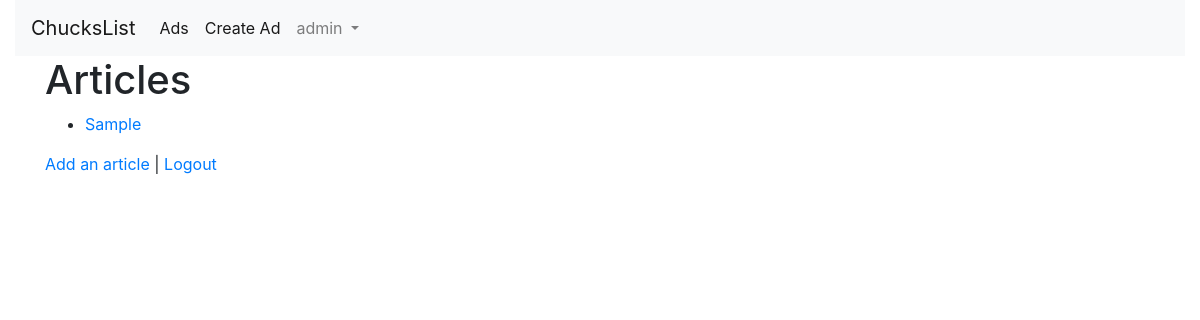
The page /myarts (signed in) on the database as committed earlier.
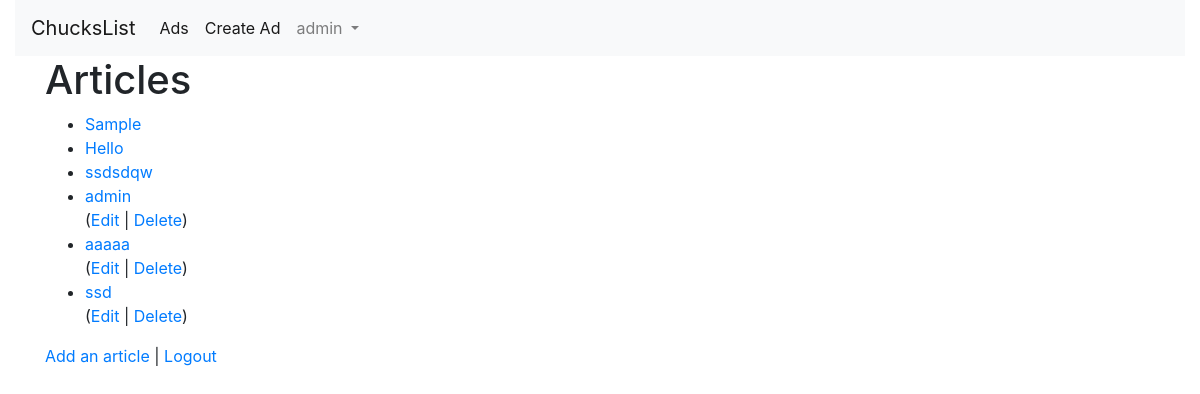
The same page on the database as committed later.
### myarts/models.py (models this page shows, shortened)
class Article(models.Model):
    title = models.CharField(
        max_length=200,
        validators=[MinLengthValidator(2, 'Title must be grater than 2 letters')]
    )
    text = models.TextField()
    owner = models.ForeignKey(settings.AUTH_USER_MODEL, on_delete=models.CASCADE)
    created_at = models.DateTimeField(auto_now_add=True)
    updated_at = models.DateTimeField(auto_now=True)

### myarts/views.py (the view)
# urls.py: path('', views.ArticleListView.as_view(), name='all'),
class ArticleListView(OwnerListView):
    model = Article
    template_name = 'myarts/article_list.html'

### myarts/templates/myarts/article_list.html
{% extends 'base_bootstrap.html' %}
{% block content %}
    <h1>Articles</h1>
    {% if article_list %}
        <ul>
            {% for article in article_list %}
                <li><a href="{% url 'myarts:article_detail' article.id %}">{{ article.title }}</a></li>
                {% if article.owner == user %}
                    (<a href="{% url 'myarts:article_update' article.id %}">Edit</a> |
                    <a href="{% url 'myarts:article_delete' article.id %}">Delete</a>)
                {% endif %}
            {% endfor %}
        </ul>
    {% else %}
        <p>There are no articles in the database.</p>
    {% endif %}
    <a href="{% url 'myarts:article_create'  %}">Add an article</a> |
    {% if user.is_authenticated %}
        <a href="{% url 'logout' %}?next={% url 'myarts:all' %}">Logout</a>
    {% else %}
        <a href="{% url 'login' %}?next={% url 'myarts:all' %}">Login</a>
    {% endif %}
{% endblock %}

### templates/base_bootstrap.html (shortened to what this page needs)
<!doctype html>
<html lang="en">
<head>
    <link rel="stylesheet" href="https://cdn.jsdelivr.net/npm/bootstrap@4.5.3/dist/css/bootstrap.min.css"
>
</head>
<body>
{% include 'ads/navbar.html' %}
<div class="container">
    {% block content %}
    {% endblock content %}
</div>
</body>
</html>

### ads/templates/ads/navbar.html (shortened to what this page needs)
<div class="container-fluid">
    <div class="row">
        <div class="col-12 col-lg-12">
            <nav class="navbar navbar-expand-lg navbar-light bg-light">
                <a class="navbar-brand" href="{% url 'ads:all' %}">ChucksList</a>
                <div class="collapse navbar-collapse" id="navbarSupportedContent">
                    <ul class="navbar-nav mr-auto">
                        <li class="nav-item active">
                            <a class="nav-link" href="{% url 'ads:all' %}">Ads </a>
                        </li>
                        {% if user.is_authenticated %}
                            <li class="nav-item active left-side">
                                <a class="nav-link" href="{% url 'ads:ad_create' %}">Create Ad</a>
                            </li>
                            <li class="nav-item dropdown">
                                <a class="nav-link dropdown-toggle" href="#" id="navbarDropdown" role="button"
                                   data-toggle="dropdown" aria-haspopup="true" aria-expanded="false">
                                    {{ request.user }}
                                </a>
                            </li>
                        {% else %}
                            <li class="nav-item">
                                <a class="nav-link" href="{% url 'login' %}?next={% url 'ads:all' %}">Login</a>
                            </li>
                        {% endif %}
                    </ul>
                </div>
            </nav>
        </div>
    </div>
</div>

Rows that differ between the two databases and show on the page:
added Article: title "Hello"
added Article: title "ssdsdqw"
added Article: title "admin", shows "Edit"
added Article: title "aaaaa", shows "Edit"
added Article: title "ssd", shows "Edit"
